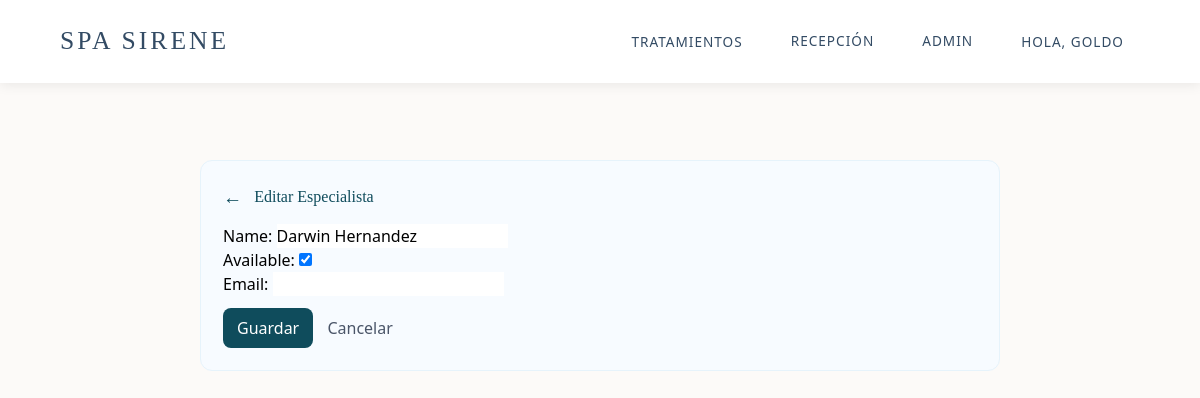
/spa/admin-panel/specialists/8/edit/ (signed in), run on an earlier commit of the app's database.
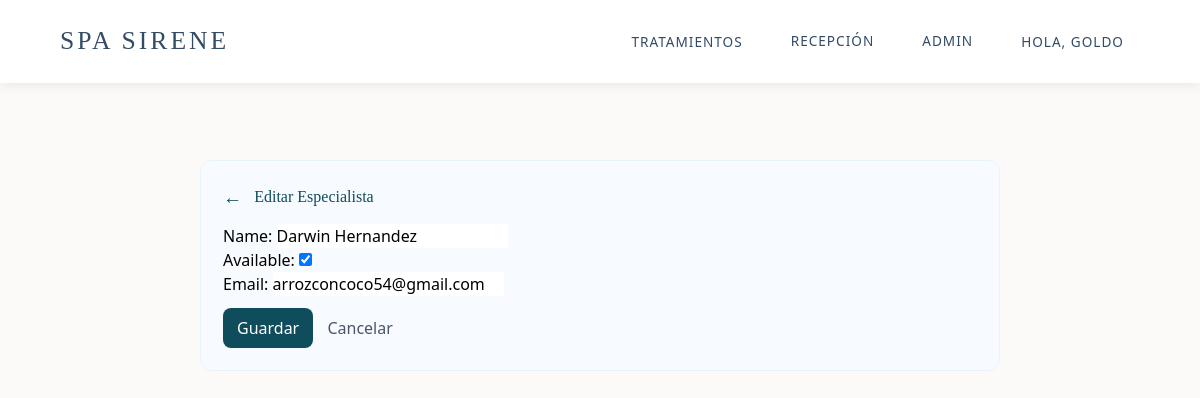
And on a later commit of the database.
### coffee/models.py (models this page shows, shortened)
class Specialist(models.Model):
    name = models.CharField(max_length=255)
    available = models.BooleanField(default=True)
    email = models.EmailField(null=True, blank=True)
    class Meta:
        verbose_name = 'Specialist'
        verbose_name_plural = 'Specialists'

### coffee/views.py (the view)
# urls.py: path('admin-panel/specialists/<int:pk>/edit/', views.admin_specialist_edit, name='admin_specialist_edit'),
@login_required
@group_required('AdminSuperior')
def admin_specialist_edit(request, pk):
    spec = get_object_or_404(Specialist, pk=pk)
    if request.method == 'POST':
        form = SpecialistForm(request.POST, instance=spec)
        if form.is_valid():
            form.save()
            messages.success(request, 'Especialista actualizado.')
            return redirect('admin_specialists_list')
    else:
        form = SpecialistForm(instance=spec)
    return render(request, 'admin/specialist_form.html', {'form': form, 'specialist': spec})

### coffee/forms.py
class SpecialistForm(forms.ModelForm):
    class Meta:
        model = Specialist
        fields = ['name', 'available', 'email']

### coffee/context_processors.py (called while the page is built)
def role_flags(request):
    user = getattr(request, 'user', None)
    is_receptionist = False
    is_admin_superior = False
    try:
        if user and user.is_authenticated:
            if user.is_superuser or user.is_staff:
                is_receptionist = user.is_superuser or ('receptionist' in [g.lower() for g in user.groups.values_list('name', flat=True)])
                is_admin_superior = True
            else:
                groups = [g.lower() for g in user.groups.values_list('name', flat=True)]
                is_receptionist = 'receptionist' in groups or 'recepcionista' in groups
                is_admin_superior = 'adminsuperior' in groups or 'admin_superior' in groups
    except Exception:
        pass
    return {'is_receptionist': is_receptionist, 'is_admin_superior': is_admin_superior}

### coffee/views.py (called while the page is built)
def in_group(user, group_name):
    if not user or not user.is_authenticated:
        return False
    if user.is_superuser:
        return True
    return user.groups.filter(name=group_name).exists()

### coffee/templates/admin/specialist_form.html (shortened to what this page needs)
{% extends 'base.html' %}
{% block content %}
<div style="max-width:800px;margin:60px auto;padding:22px;background:#f7fbff;border-radius:12px;border:1px solid #e6f3fb;">
    <div style="display:flex;align-items:center;justify-content:space-between;">
        <div style="display:flex;align-items:center;gap:12px;">
            <a href="{% url 'admin_specialists_list' %}" style="text-decoration:none;color:#0f4c5c;font-size:1.2rem;">←</a>
            <h2 style="color:#0f4c5c;font-family:'Playfair Display', serif;margin:0;">{% if specialist %}Editar{% else %}Agregar{% endif %} Especialista</h2>
        </div>
    </div>
    <form method="post" style="margin-top:12px;">
        {{ form.as_p }}
        <div style="margin-top:12px;">
            <button type="submit" style="background:#0f4c5c;color:white;padding:8px 14px;border-radius:8px;border:none;">Guardar</button>
            <a href="{% url 'admin_specialists_list' %}" style="margin-left:10px;color:#4a5568;">Cancelar</a>
        </div>
    </form>
</div>
{% endblock %}

What changed in the data, as far as the page shows it:
changed Specialist "Darwin Hernandez": email (not shown) → "arrozconcoco54@gmail.com"
